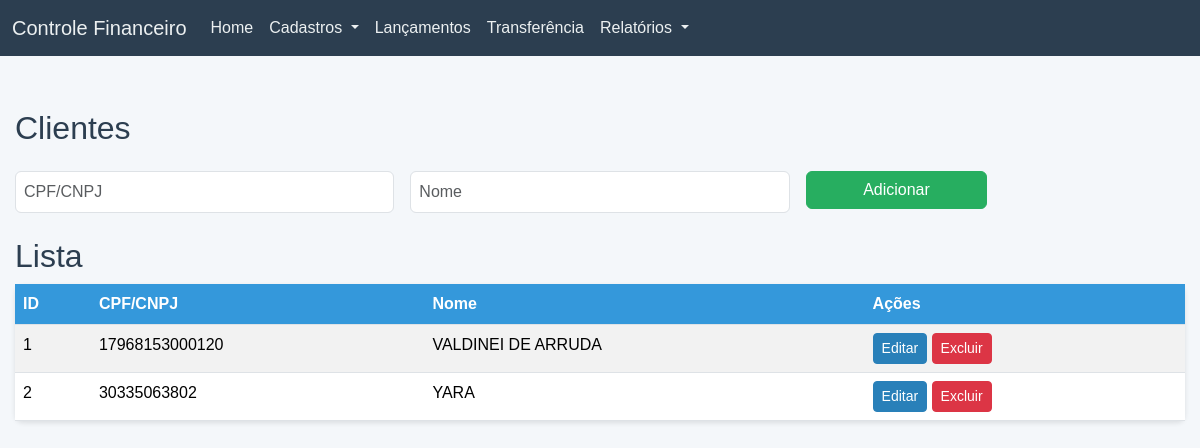
Screenshot of /clientes with the database file from the repository.
### tables this page shows
CREATE TABLE cliente (
                 id INTEGER PRIMARY KEY AUTOINCREMENT,
                 cpf_cnpj TEXT UNIQUE NOT NULL,
                 nome TEXT NOT NULL);

### app.py (the view, shortened to what this page needs)
@app.route('/clientes', methods=['GET', 'POST'])
def clientes():
    clientes = get_clientes()
    return render_template('clientes.html', clientes=clientes)

### database.py (called while the page is built)
def get_db():
    if 'db' not in g:
        g.db = sqlite3.connect(DATABASE)
        g.db.row_factory = sqlite3.Row
    return g.db

### models.py (called while the page is built)
def get_clientes():
    conn = get_db()
    c = conn.cursor()
    c.execute("SELECT * FROM cliente")
    clientes = c.fetchall()
    return clientes

### templates/clientes.html (shortened to what this page needs)
{% extends "base.html" %}
{% block content %}
<h1 class="mb-4">Clientes</h1>
<form method="POST" class="mb-4 row g-3">
    <div class="col-md-4">
        <input type="text" name="cpf_cnpj" class="form-control" placeholder="CPF/CNPJ" required>
    </div>
    <div class="col-md-4">
        <input type="text" name="nome" class="form-control" placeholder="Nome" required>
    </div>
    <div class="col-md-2">
        <button type="submit" class="btn btn-success w-100">Adicionar</button>
    </div>
</form>
<h2>Lista</h2>
<table class="table table-striped table-hover">
    <thead>
        <tr>
            <th>ID</th>
            <th>CPF/CNPJ</th>
            <th>Nome</th>
            <th>Ações</th>
        </tr>
    </thead>
    <tbody>
        {% for cliente in clientes %}
        <tr>
            <td>{{ cliente['id'] }}</td>
            <td>{{ cliente['cpf_cnpj'] }}</td>
            <td>{{ cliente['nome'] }}</td>
            <td>
                <button class="btn btn-primary btn-sm" data-bs-toggle="modal" data-bs-target="#editModal{{ cliente['id'] }}">Editar</button>
                <form method="POST" style="display:inline;">
                    <button type="submit" name="delete" value="{{ cliente['id'] }}" class="btn btn-danger btn-sm">Excluir</button>
                </form>
            </td>
        </tr>
        {% endfor %}
    </tbody>
</table>
{% endblock %}

### static/style.css (style rules this page uses)
body { background-color: #f4f7fa; font-family: 'Arial', 'Helvetica', sans-serif; margin: 0; padding-top: 70px; }
h1, h2 { color: #2c3e50; font-size: 2rem; }
.table { background-color: #fff; border-radius: 8px; box-shadow: 0 2px 5px rgba(0, 0, 0, 0.1); }
.table thead th { background-color: #3498db; color: #fff; }
.btn-primary { background-color: #2980b9; border-color: #2980b9; transition: background-color 0.3s ease; }
.btn-success { background-color: #27ae60; border-color: #27ae60; }
.form-control, .form-select { padding: 8px; font-size: 1rem; }

### rows the page displays
cliente: id "1", cpf_cnpj "17968153000120", nome "VALDINEI DE ARRUDA"
cliente: id "2", cpf_cnpj "30335063802", nome "YARA"
